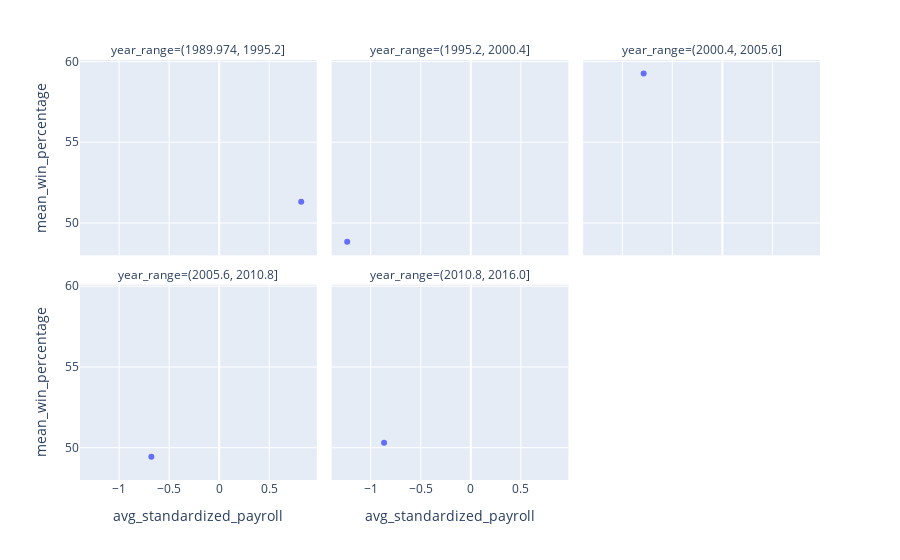

Here is the notebook cell this chart was saved with:
### Code cell
#OAK data
oak_standardized_data = copy.deepcopy(stand_data[stand_data['teamID'] == 'OAK'])
px.scatter(oak_standardized_data, x='avg_standardized_payroll', y='mean_win_percentage',
            facet_col='year_range', facet_col_wrap=3)

### Figure 1 — Plotly figure (JSON) as saved in the notebook; plotly's stock layout.template omitted (floating-point values rounded to 4 significant figures)
{"data": [{"hovertemplate": "year_range=(1989.974, 1995.2]<br>avg_standardized_payroll=%{x}<br>mean_win_percentage=%{y}<extra></extra>", "legendgroup": "", "marker": {"color": "#636efa", "symbol": "circle"}, "mode": "markers", "name": "", "orientation": "v", "showlegend": false, "type": "scatter", "x": [0.8197], "xaxis": "x4", "y": [51.32], "yaxis": "y4"}, {"hovertemplate": "year_range=(1995.2, 2000.4]<br>avg_standardized_payroll=%{x}<br>mean_win_percentage=%{y}<extra></extra>", "legendgroup": "", "marker": {"color": "#636efa", "symbol": "circle"}, "mode": "markers", "name": "", "orientation": "v", "showlegend": false, "type": "scatter", "x": [-1.235], "xaxis": "x5", "y": [48.84], "yaxis": "y5"}, {"hovertemplate": "year_range=(2000.4, 2005.6]<br>avg_standardized_payroll=%{x}<br>mean_win_percentage=%{y}<extra></extra>", "legendgroup": "", "marker": {"color": "#636efa", "symbol": "circle"}, "mode": "markers", "name": "", "orientation": "v", "showlegend": false, "type": "scatter", "x": [-0.7865], "xaxis": "x6", "y": [59.26], "yaxis": "y6"}, {"hovertemplate": "year_range=(2005.6, 2010.8]<br>avg_standardized_payroll=%{x}<br>mean_win_percentage=%{y}<extra></extra>", "legendgroup": "", "marker": {"color": "#636efa", "symbol": "circle"}, "mode": "markers", "name": "", "orientation": "v", "showlegend": false, "type": "scatter", "x": [-0.6774], "xaxis": "x", "y": [49.44], "yaxis": "y"}, {"hovertemplate": "year_range=(2010.8, 2016.0]<br>avg_standardized_payroll=%{x}<br>mean_win_percentage=%{y}<extra></extra>", "legendgroup": "", "marker": {"color": "#636efa", "symbol": "circle"}, "mode": "markers", "name": "", "orientation": "v", "showlegend": false, "type": "scatter", "x": [-0.8663], "xaxis": "x2", "y": [50.31], "yaxis": "y2"}], "layout": {"annotations": [{"font": {}, "showarrow": false, "text": "year_range=(2005.6, 2010.8]", "x": 0.16, "xanchor": "center", "xref": "paper", "y": 0.465, "yanchor": "bottom", "yref": "paper"}, {"font": {}, "showarrow": false, "text": "year_range=(2010.8, 2016.0]", "x": 0.5, "xanchor": "center", "xref": "paper", "y": 0.465, "yanchor": "bottom", "yref": "paper"}, {"font": {}, "showarrow": false, "text": "year_range=(1989.974, 1995.2]", "x": 0.16, "xanchor": "center", "xref": "paper", "y": 1.0, "yanchor": "bottom", "yref": "paper"}, {"font": {}, "showarrow": false, "text": "year_range=(1995.2, 2000.4]", "x": 0.5, "xanchor": "center", "xref": "paper", "y": 1.0, "yanchor": "bottom", "yref": "paper"}, {"font": {}, "showarrow": false, "text": "year_range=(2000.4, 2005.6]", "x": 0.84, "xanchor": "center", "xref": "paper", "y": 1.0, "yanchor": "bottom", "yref": "paper"}], "legend": {"tracegroupgap": 0}, "margin": {"t": 60}, "xaxis": {"anchor": "y", "domain": [0, 0.32], "title": {"text": "avg_standardized_payroll"}}, "xaxis2": {"anchor": "y2", "domain": [0.34, 0.66], "matches": "x", "title": {"text": "avg_standardized_payroll"}}, "xaxis3": {"anchor": "y3", "domain": [0.68, 1.0], "matches": "x", "title": {"text": "avg_standardized_payroll"}}, "xaxis4": {"anchor": "y4", "domain": [0, 0.32], "matches": "x", "showticklabels": false}, "xaxis5": {"anchor": "y5", "domain": [0.34, 0.66], "matches": "x", "showticklabels": false}, "xaxis6": {"anchor": "y6", "domain": [0.68, 1.0], "matches": "x", "showticklabels": false}, "yaxis": {"anchor": "x", "domain": [0, 0.465], "title": {"text": "mean_win_percentage"}}, "yaxis2": {"anchor": "x2", "domain": [0, 0.465], "matches": "y", "showticklabels": false}, "yaxis3": {"anchor": "x3", "domain": [0, 0.465], "matches": "y", "showticklabels": false}, "yaxis4": {"anchor": "x4", "domain": [0.535, 1.0], "matches": "y", "title": {"text": "mean_win_percentage"}}, "yaxis5": {"anchor": "x5", "domain": [0.535, 1.0], "matches": "y", "showticklabels": false}, "yaxis6": {"anchor": "x6", "domain": [0.535, 1.0], "matches": "y", "showticklabels": false}}}
